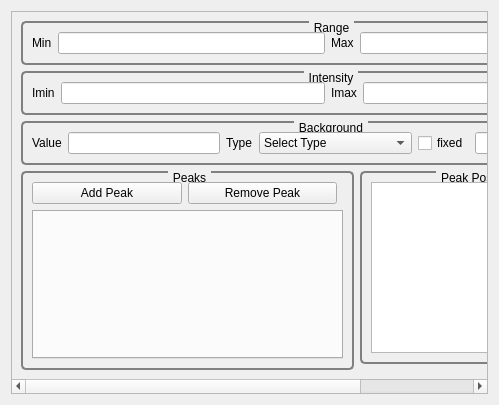
<?xml version="1.0" encoding="UTF-8"?>
<ui version="4.0">
 <class>Form</class>
 <widget class="QWidget" name="Form">
  <property name="geometry">
   <rect>
    <x>0</x>
    <y>0</y>
    <width>499</width>
    <height>405</height>
   </rect>
  </property>
  <property name="windowTitle">
   <string>Form</string>
  </property>
  <layout class="QGridLayout" name="gridLayout_7">
   <item row="0" column="0">
    <widget class="QScrollArea" name="scrollArea">
     <property name="widgetResizable">
      <bool>true</bool>
     </property>
     <widget class="QWidget" name="scrollAreaWidgetContents">
      <property name="geometry">
       <rect>
        <x>0</x>
        <y>0</y>
        <width>563</width>
        <height>378</height>
       </rect>
      </property>
      <layout class="QGridLayout" name="gridLayout_5">
       <item row="2" column="0" colspan="3">
        <widget class="QGroupBox" name="groupBox_2">
         <property name="styleSheet">
          <string notr="true">QGroupBox {
    background-color: qlineargradient(x1: 0, y1: 0, x2: 0, y2: 1,
                                      stop: 0 #E0E0E0, stop: 1 #FFFFFF);
    border: 2px solid gray;
    border-radius: 5px;
    margin-top: 1ex; /* leave space at the top for the title */
}

QGroupBox::title {
    subcontrol-origin: margin;
    subcontrol-position: top center; /* position at the top center */
    padding: 0 3px;
    background-color: qlineargradient(x1: 0, y1: 0, x2: 0, y2: 1,
                                      stop: 0 #FF0ECE, stop: 1 #FFFFFF);
}</string>
         </property>
         <property name="title">
          <string>Background</string>
         </property>
         <layout class="QGridLayout" name="gridLayout_4">
          <item row="0" column="0">
           <widget class="QLabel" name="label_3">
            <property name="text">
             <string>Value</string>
            </property>
           </widget>
          </item>
          <item row="0" column="1">
           <widget class="QLineEdit" name="Range_Background_Val">
            <property name="sizePolicy">
             <sizepolicy hsizetype="Expanding" vsizetype="Fixed">
              <horstretch>0</horstretch>
              <verstretch>0</verstretch>
             </sizepolicy>
            </property>
            <property name="toolTip">
             <string>Separate multiple values with comma (,)</string>
            </property>
           </widget>
          </item>
          <item row="0" column="2">
           <widget class="QLabel" name="label_4">
            <property name="text">
             <string>Type</string>
            </property>
           </widget>
          </item>
          <item row="0" column="3">
           <widget class="QComboBox" name="Background_Type">
            <property name="sizePolicy">
             <sizepolicy hsizetype="Expanding" vsizetype="Fixed">
              <horstretch>0</horstretch>
              <verstretch>0</verstretch>
             </sizepolicy>
            </property>
            <property name="styleSheet">
             <string notr="true"/>
            </property>
            <item>
             <property name="text">
              <string extracomment="Select Type">Select Type</string>
             </property>
            </item>
            <item>
             <property name="text">
              <string>fourier</string>
             </property>
            </item>
            <item>
             <property name="text">
              <string>spline_linear</string>
             </property>
            </item>
            <item>
             <property name="text">
              <string>spline_quadratic</string>
             </property>
            </item>
            <item>
             <property name="text">
              <string>spline_cubic_closed</string>
             </property>
            </item>
            <item>
             <property name="text">
              <string>spline_cubic_open</string>
             </property>
            </item>
            <item>
             <property name="text">
              <string>independent</string>
             </property>
            </item>
           </widget>
          </item>
          <item row="0" column="4">
           <widget class="QCheckBox" name="bg_fixed_checkbox">
            <property name="sizePolicy">
             <sizepolicy hsizetype="Preferred" vsizetype="Fixed">
              <horstretch>0</horstretch>
              <verstretch>0</verstretch>
             </sizepolicy>
            </property>
            <property name="text">
             <string>fixed</string>
            </property>
           </widget>
          </item>
          <item row="0" column="5">
           <widget class="QLineEdit" name="bg_fixed_lineEdit">
            <property name="sizePolicy">
             <sizepolicy hsizetype="Expanding" vsizetype="Fixed">
              <horstretch>0</horstretch>
              <verstretch>0</verstretch>
             </sizepolicy>
            </property>
           </widget>
          </item>
         </layout>
        </widget>
       </item>
       <item row="3" column="0" rowspan="2">
        <widget class="QGroupBox" name="groupBox_4">
         <property name="styleSheet">
          <string notr="true">QGroupBox {
    background-color: qlineargradient(x1: 0, y1: 0, x2: 0, y2: 1,
                                      stop: 0 #E0E0E0, stop: 1 #FFFFFF);
    border: 2px solid gray;
    border-radius: 5px;
    margin-top: 1ex; /* leave space at the top for the title */
}

QGroupBox::title {
    subcontrol-origin: margin;
    subcontrol-position: top center; /* position at the top center */
    padding: 0 3px;
    background-color: qlineargradient(x1: 0, y1: 0, x2: 0, y2: 1,
                                      stop: 0 #FF0ECE, stop: 1 #FFFFFF);
}</string>
         </property>
         <property name="title">
          <string>Peaks</string>
         </property>
         <layout class="QGridLayout" name="gridLayout_2">
          <item row="0" column="0">
           <widget class="QPushButton" name="Add_Peak_Btn">
            <property name="sizePolicy">
             <sizepolicy hsizetype="Expanding" vsizetype="Fixed">
              <horstretch>0</horstretch>
              <verstretch>0</verstretch>
             </sizepolicy>
            </property>
            <property name="styleSheet">
             <string notr="true">background: qlineargradient(x1: 0, y1: 0, x2: 0, y2: 1,
                                stop: 0 #E1E1E1, stop: 0.4 #DDDDDD,
                                stop: 0.5 #D8D8D8, stop: 1.0 #D3D3D3);</string>
            </property>
            <property name="text">
             <string>Add Peak</string>
            </property>
           </widget>
          </item>
          <item row="0" column="1">
           <widget class="QPushButton" name="Remove_Peak_Btn">
            <property name="sizePolicy">
             <sizepolicy hsizetype="Expanding" vsizetype="Fixed">
              <horstretch>0</horstretch>
              <verstretch>0</verstretch>
             </sizepolicy>
            </property>
            <property name="styleSheet">
             <string notr="true">background: qlineargradient(x1: 0, y1: 0, x2: 0, y2: 1,
                                stop: 0 #E1E1E1, stop: 0.4 #DDDDDD,
                                stop: 0.5 #D8D8D8, stop: 1.0 #D3D3D3);</string>
            </property>
            <property name="text">
             <string>Remove Peak</string>
            </property>
           </widget>
          </item>
          <item row="2" column="0" colspan="3">
           <widget class="QTabWidget" name="Peak_Tab">
            <property name="currentIndex">
             <number>-1</number>
            </property>
           </widget>
          </item>
         </layout>
        </widget>
       </item>
       <item row="3" column="1" colspan="2">
        <widget class="QGroupBox" name="groupBox_5">
         <property name="sizePolicy">
          <sizepolicy hsizetype="Maximum" vsizetype="Expanding">
           <horstretch>0</horstretch>
           <verstretch>0</verstretch>
          </sizepolicy>
         </property>
         <property name="styleSheet">
          <string notr="true">QGroupBox {
    background-color: qlineargradient(x1: 0, y1: 0, x2: 0, y2: 1,
                                      stop: 0 #E0E0E0, stop: 1 #FFFFFF);
    border: 2px solid gray;
    border-radius: 5px;
    margin-top: 1ex; /* leave space at the top for the title */
}

QGroupBox::title {
    subcontrol-origin: margin;
    subcontrol-position: top center; /* position at the top center */
    padding: 0 3px;
    background-color: qlineargradient(x1: 0, y1: 0, x2: 0, y2: 1,
                                      stop: 0 #FF0ECE, stop: 1 #FFFFFF);
}</string>
         </property>
         <property name="title">
          <string>Peak Position Seletion</string>
         </property>
         <layout class="QGridLayout" name="gridLayout_6">
          <item row="0" column="0">
           <widget class="QTextEdit" name="Peak_Pos_Selection">
            <property name="sizePolicy">
             <sizepolicy hsizetype="Fixed" vsizetype="Preferred">
              <horstretch>0</horstretch>
              <verstretch>0</verstretch>
             </sizepolicy>
            </property>
           </widget>
          </item>
         </layout>
        </widget>
       </item>
       <item row="1" column="0" colspan="3">
        <widget class="QGroupBox" name="groupBox_3">
         <property name="styleSheet">
          <string notr="true">QGroupBox {
    background-color: qlineargradient(x1: 0, y1: 0, x2: 0, y2: 1,
                                      stop: 0 #E0E0E0, stop: 1 #FFFFFF);
    border: 2px solid gray;
    border-radius: 5px;
    margin-top: 1ex; /* leave space at the top for the title */
}

QGroupBox::title {
    subcontrol-origin: margin;
    subcontrol-position: top center; /* position at the top center */
    padding: 0 3px;
    background-color: qlineargradient(x1: 0, y1: 0, x2: 0, y2: 1,
                                      stop: 0 #FF0ECE, stop: 1 #FFFFFF);
}</string>
         </property>
         <property name="title">
          <string>Intensity</string>
         </property>
         <layout class="QGridLayout" name="gridLayout_3">
          <item row="0" column="2">
           <widget class="QLabel" name="label_6">
            <property name="text">
             <string>Imax</string>
            </property>
           </widget>
          </item>
          <item row="0" column="3">
           <widget class="QLineEdit" name="Intensity_max">
            <property name="sizePolicy">
             <sizepolicy hsizetype="Expanding" vsizetype="Fixed">
              <horstretch>0</horstretch>
              <verstretch>0</verstretch>
             </sizepolicy>
            </property>
           </widget>
          </item>
          <item row="0" column="0">
           <widget class="QLabel" name="label_5">
            <property name="text">
             <string>Imin</string>
            </property>
           </widget>
          </item>
          <item row="0" column="1">
           <widget class="QLineEdit" name="Intensity_min">
            <property name="sizePolicy">
             <sizepolicy hsizetype="Expanding" vsizetype="Fixed">
              <horstretch>0</horstretch>
              <verstretch>0</verstretch>
             </sizepolicy>
            </property>
           </widget>
          </item>
         </layout>
        </widget>
       </item>
       <item row="0" column="0" colspan="3">
        <widget class="QGroupBox" name="groupBox">
         <property name="styleSheet">
          <string notr="true">QGroupBox {
    background-color: qlineargradient(x1: 0, y1: 0, x2: 0, y2: 1,
                                      stop: 0 #E0E0E0, stop: 1 #FFFFFF);
    border: 2px solid gray;
    border-radius: 5px;
    margin-top: 1ex; /* leave space at the top for the title */
}

QGroupBox::title {
    subcontrol-origin: margin;
    subcontrol-position: top center; /* position at the top center */
    padding: 0 3px;
    background-color: qlineargradient(x1: 0, y1: 0, x2: 0, y2: 1,
                                      stop: 0 #FF0ECE, stop: 1 #FFFFFF);
}</string>
         </property>
         <property name="title">
          <string>Range</string>
         </property>
         <layout class="QGridLayout" name="gridLayout">
          <item row="0" column="0">
           <widget class="QLabel" name="label">
            <property name="text">
             <string>Min</string>
            </property>
           </widget>
          </item>
          <item row="0" column="1">
           <widget class="QLineEdit" name="Range_min">
            <property name="sizePolicy">
             <sizepolicy hsizetype="Expanding" vsizetype="Fixed">
              <horstretch>0</horstretch>
              <verstretch>0</verstretch>
             </sizepolicy>
            </property>
           </widget>
          </item>
          <item row="0" column="2">
           <widget class="QLabel" name="label_2">
            <property name="text">
             <string>Max</string>
            </property>
           </widget>
          </item>
          <item row="0" column="3">
           <widget class="QLineEdit" name="Range_max">
            <property name="sizePolicy">
             <sizepolicy hsizetype="Expanding" vsizetype="Fixed">
              <horstretch>0</horstretch>
              <verstretch>0</verstretch>
             </sizepolicy>
            </property>
           </widget>
          </item>
         </layout>
        </widget>
       </item>
      </layout>
     </widget>
    </widget>
   </item>
  </layout>
 </widget>
 <resources/>
 <connections/>
</ui>
